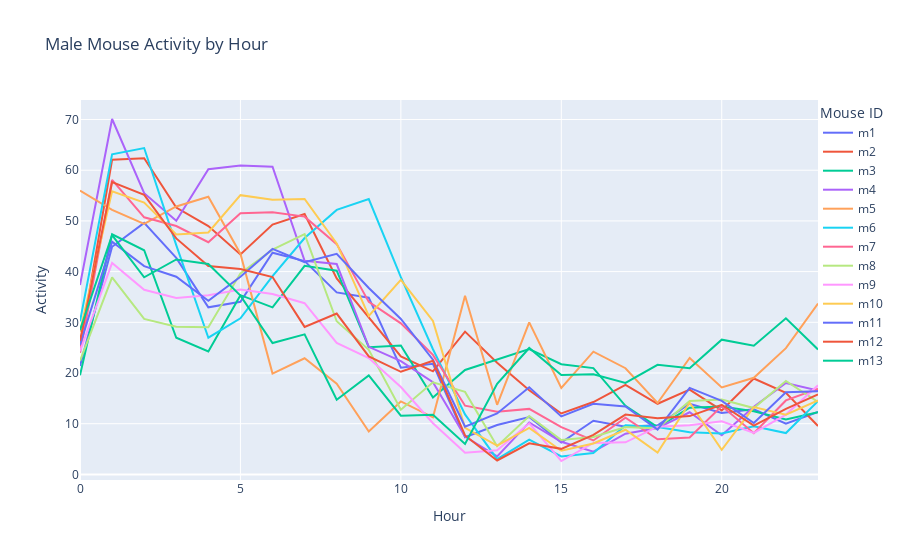

Here is the notebook cell this chart was saved with:
### Code cell
fig = go.Figure()

# Add each mouse's data as a separate line
for column in male_hourly.iloc[:,1:-1].columns:
    fig.add_trace(go.Scatter(x=male_hourly.index, 
                            y=male_hourly[column],
                            name=column))

# Update layout
fig.update_layout(
    title='Male Mouse Activity by Hour',
    xaxis_title='Hour',
    yaxis_title='Activity',
    legend_title='Mouse ID',
    legend=dict(
        yanchor="top",
        y=1,
        xanchor="left",
        x=1
    )
)

fig.show()
